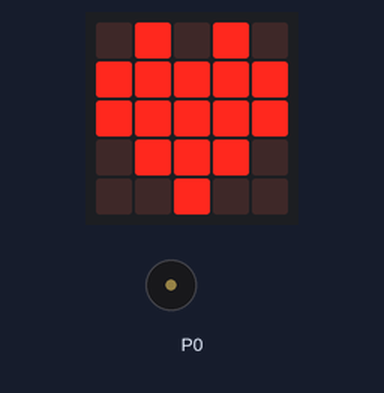
Recording of a program running on a simulated BBC micro:bit (MakeCode). On the bench: the board's 5×5 LED display, buzzer (waves = sounding).

Above: at 4.1 s.
At 16.4 s:
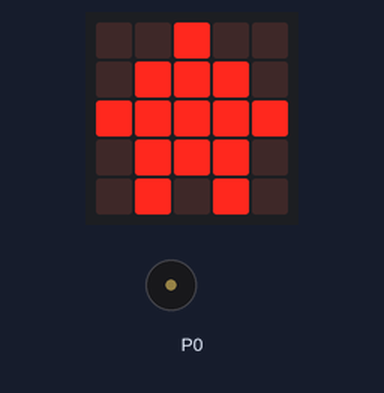
At 26.6 s:
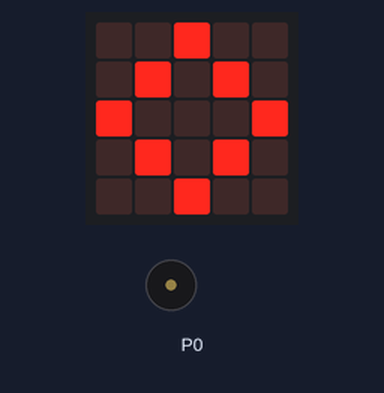
At 38.9 s:
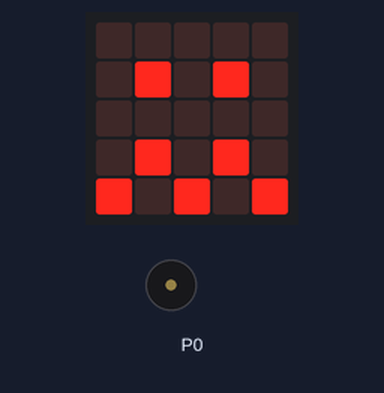
Timing chart, 0 to 40.0 s (numbered marks = the images above):
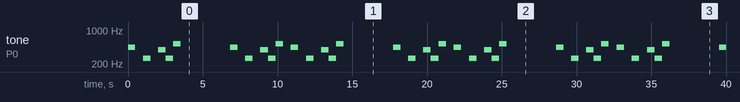

The program:

main.ts
```typescript
basic.forever(function () {
    music.play(music.stringPlayable("A - C - G C C5 - ", 120), music.PlaybackMode.UntilDone)
    basic.showIcon(IconNames.Heart)
    basic.pause(100)
    basic.showIcon(IconNames.Diamond)
    basic.pause(100)
    basic.showIcon(IconNames.House)
    basic.pause(100)
    basic.showIcon(IconNames.Confused)
    basic.pause(100)
    music.play(music.stringPlayable("A - C - G C C5 - ", 120), music.PlaybackMode.UntilDone)
})
```

test.ts
```typescript
// test ender her, dette bliver ikke kompileret, når denne pakke bruges som en udvidelse.
```

Measured:
- by itself, tone on P0: repeats every 10.9 s: silent 0.51 s, 262 Hz 0.50 s, silent 0.51 s, 392 Hz 0.51 s, 262 Hz 0.51 s, 523 Hz 0.50 s, silent 3.3 s, 440 Hz 0.50 s, silent 0.51 s, 262 Hz 0.50 s, silent 0.51 s, 392 Hz 0.51 s, 262 Hz 0.51 s, 523 Hz 0.50 s, silent 0.53 s, 440 Hz 0.50 s
- what the display in image 0 shows lasts 0.7 s, from 4.0 s to 4.7 s
